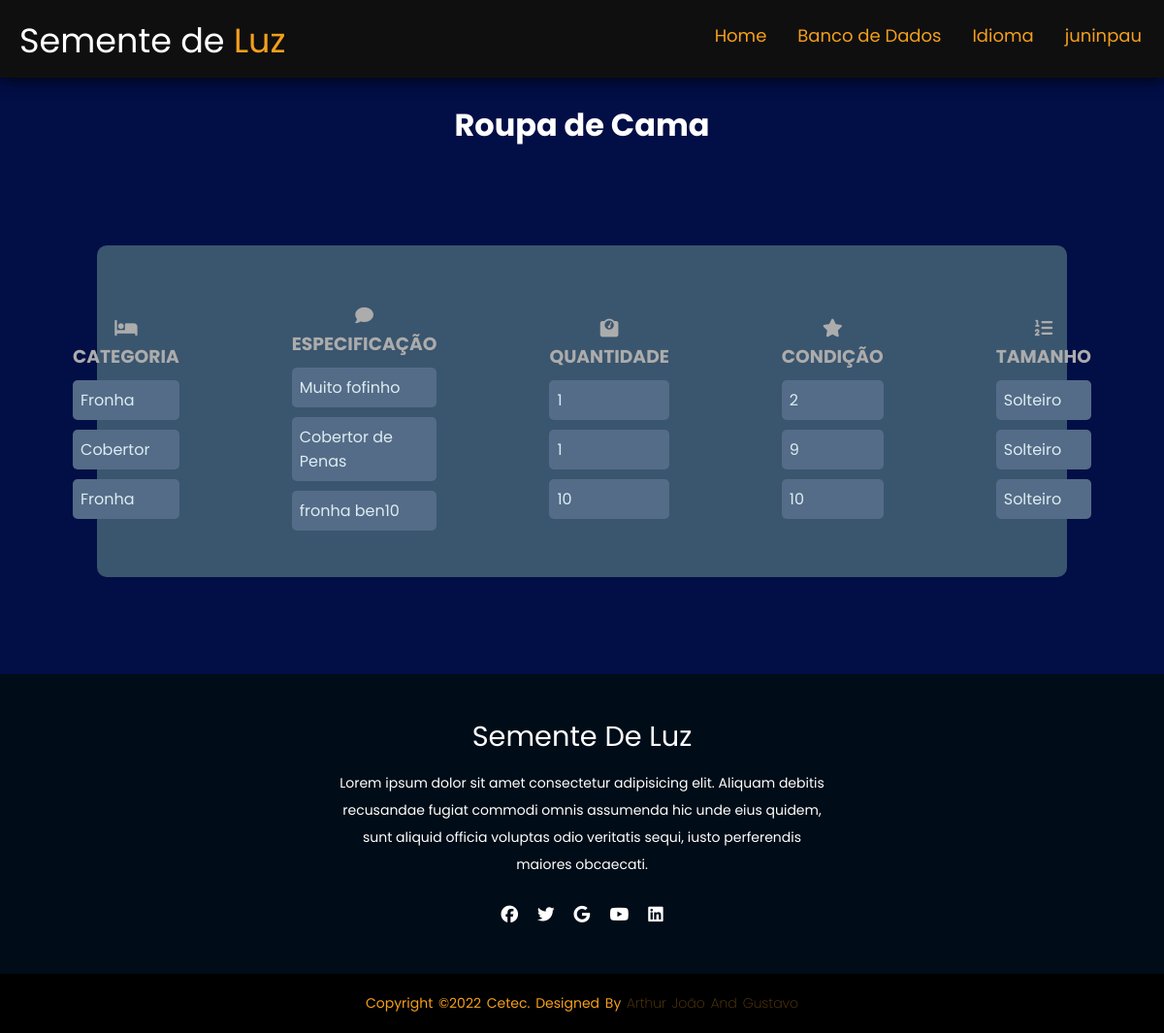
Screenshot of /estoque/verroupacama/ (signed in) with the database file from the repository.
### estoque/models.py (models this page shows, shortened)
class Roupacama (models.Model):
    tipos = models.CharField (max_length = 30, choices=ROUPACAMA_CHOICES, null=True)
    descr = models.CharField (max_length=30, null=True)
    cor = models.CharField (max_length = 30, null=True)
    qntd = models.IntegerField(null=True)
    tamanho = models.CharField(max_length = 10, choices=TAMANHOROUPACAMA_CHOICES, null=True)
    condicao = models.IntegerField(choices=CONDICAO_CHOICES, null=True)

### estoque/views.py (the view)
class VerRoupaCamaView(ListView):
    model= Roupacama
    template_name = 'ver_roupacama.html'

### estoque/templates/ver_roupacama.html (shortened to what this page needs)
{% load static %}
<!DOCTYPE html>
<html lang="en">
<head>
    <link rel="stylesheet" type="text/css" href='{% static "/css/ver_estoque.css" %}'>
</head>
<body>
    <header>
        <div class="logo">
            Semente de <span>Luz</span></div>
            <ul>
                <li><a href="{%url 'home' %}">Home</li></a>
                <li><a href="/estoque/escolha">Banco de Dados</li></a>
                <li><a href="/estoque/language/"> Idioma</li></a>
                <li>
                    <a href="/estoque/perfil">{{request.user}}</a>
                </li>
            </ul>
    </header>
    <br>
    <h1>Roupa de Cama</h1>
    <div class="card">
        <div class="card2">
            <div class="textfield">
                <h3><i class="fa-solid fa-bed"></i> Categoria </h3>
                    {% for Roupacama in object_list %}
                        <p class="text">{{Roupacama.tipos}}</p>
                    {% endfor %}
            </div>
            </div>
            <div class="card2">
                <div class="textfield">
                    <h3><i class="fa-solid fa-comment"></i> Especificação </h3>
                    {% for Roupacama in object_list %}
                        <p class="text">{{Roupacama.descr}}</p>
                    {% endfor %}
                </div>
                </div>
                <div class="card2">
                    <div class="textfield">
                        <h3><i class="fa-solid fa-weight-scale"></i> Quantidade </h3>
                        {% for Roupacama in object_list %}
                            <p class="text">{{Roupacama.qntd}}</p>
                        {% endfor %}
                    </div>
                    </div>
                    <div class="card2">
                        <div class="textfield">
                            <h3><i class="fa-solid fa-star"></i> Condição </h3>
                            {% for Roupacama in object_list %}
                                <p class="text">{{Roupacama.condicao}}</p>
                            {% endfor %}
                        </div>
                    </div>
                    <div class="card2">
                        <div class="textfield">
                            <h3><i class="fa-solid fa-list-ol"></i> Tamanho </h3>
                            {% for Roupacama in object_list %}
                                <p class="text">{{Roupacama.tamanho}}</p>
                            {% endfor %}
                        </div>
                    </div>
    </div>
    <footer>
        <div class="footer-content">
            <h3>Semente de Luz</h3>
            <p>Lorem ipsum dolor sit amet consectetur adipisicing elit. Aliquam debitis recusandae fugiat commodi omnis assumenda hic unde eius quidem, sunt aliquid officia voluptas odio veritatis sequi, iusto perferendis maiores obcaecati.</p>
            <ul class="socials">
                <li><a href="#"><i class="fa-brands fa-facebook"></i></a></li>
                <li><a href="#"><i class="fa-brands fa-twitter"></i></a></li>
                <li><a href="#"><i class="fa-brands fa-google"></i></a></li>
                <li><a href="#"><i class="fa-brands fa-youtube"></i></a></li>
                <li><a href="#"><i class="fa-brands fa-linkedin"></i></a></li>
            </ul>
        </div>
        <div class="footer-bottom">
            <p>copyright &copy;2022 Cetec. designed by <span>Arthur João and Gustavo</span></p>
        </div>
    </footer>
</body>
</html>

### estoque/static/css/ver_estoque.css (style rules this page uses)
* { margin: 0; padding: 0; font-family: 'Poppins', sans-serif; }
body { background-color: #020e46; }
.logo { color: #ffffff; margin-top: 15px; margin-left: 20px; font-size: 35px; }
.logo > span { color: #F49F1C; }
header { height: 10vh; display: flex; justify-content: space-between ; background-color: #0f0f0f; box-shadow: 0 0 1rem black; }
header > ul { display: flex; margin: 23px; font-size: 18px; list-style: none; }
header > ul > li > a { color: #F49F1C; list-style-type: none; cursor: pointer; padding-left: 2rem; text-decoration: none; }
h1 { text-align: center; color: white; }
.card { background-color: #3a556e; border-radius: 10px; width: 80%; padding: 20px; margin: auto; margin-bottom: 100px; margin-top: 100px; display: flex; flex-direction: row; justify-content: center; align-items: center; }
.textfield { color:#fff; margin-top: 10px; padding: 8px; margin-left: 30px; margin-right: 30px; }
.textfield > h3 { text-align: center; text-transform: uppercase; color:rgb(172, 172, 172); }
.card2 { margin: 20px; }
.text { margin-top: 10px; border: none; border-radius: 5px; padding: 8px; background: #546c88; color: #f0ffffde; font-size: 12pt; outline: none; box-sizing: border-box; }
footer { background-color: #000c17; height: auto; padding-top: 40px; color: #fff; }
.footer-content { display: flex; align-items: center; justify-content: center; flex-direction: column; text-align: center; }
.footer-content h3 { font-size: 1.8rem; font-weight: 400; text-transform: capitalize; line-height: 3rem; }
.footer-content p { max-width: 500px; margin: 10px auto; line-height: 28px; font-size: 14px; }
.socials { list-style: none; display: flex; align-items: center; justify-content: center; margin: 1rem 0 3rem 0; }
.socials li { margin: 0 10px; }
.socials a { text-decoration: none; color: rgb(255, 255, 255); }
.socials a i { font-size: 1.1rem; transition: color .4s ease; }
.footer-bottom { background: black; padding: 20px 0; text-align: center; }
.footer-bottom p { font-size: 14px; word-spacing: 2px; text-transform: capitalize; color: #F49F1C; }
.footer-bottom span { opacity: .4; font-weight: 200; }

### rows the page displays
Roupacama: tipos "Fronha", descr "Muito fofinho", qntd "1", condicao "2", tamanho "Solteiro"
Roupacama: tipos "Cobertor", descr "Cobertor de Penas", qntd "1", condicao "9", tamanho "Solteiro"
Roupacama: tipos "Fronha", descr "fronha ben10", qntd "10", condicao "10", tamanho "Solteiro"

### other values shown
{{ request.user }} "juninpau"
